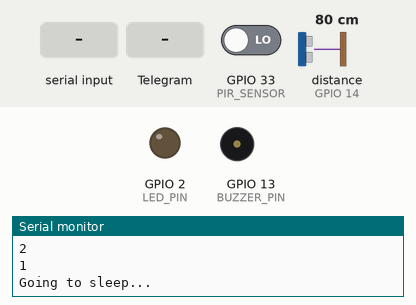
Recording of a sketch running on a simulated ESP32. Parts: output pins drawn as LEDs (lit = HIGH), buzzer (waves = sounding, pin HIGH), the last lines printed to the serial monitor. Dashed ring = blinking. The test bench sets the inputs (shaded band); at power-on: GPIO 33 (PIR_SENSOR) LOW, distance to the obstacle (sensor on GPIO 14) 80 cm. The echo pulse lasts 58.3 µs per cm; WiFi joins after 1.5 s; servers stay silent unless stated; EEPROM starts erased; pins used as bus, display or sensor lines are not drawn.

Above: at 9.7 s.
9.8 s: GPIO 33 (PIR_SENSOR) driven HIGH
At 14.45 s:
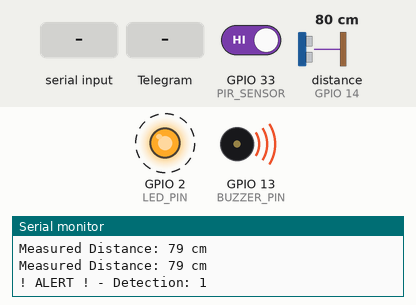
17.1 s: "/start\n" received over Serial
21.2 s: Telegram message "/start" received
26.5 s: Telegram message "/print_logs" received
32.4 s: Telegram message "/clear_logs" received
Timing chart, 0 to 35.4 s (numbered marks = the images above; inputs shaded):
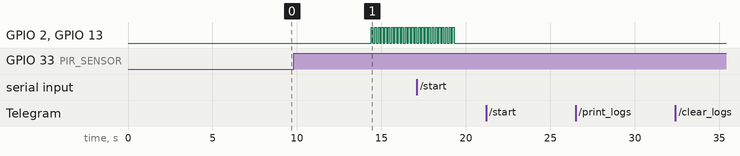

The sketch:

ESPwithWiFi.ino
```cpp
#include <WiFi.h>
#include <WiFiClientSecure.h>
#include <UniversalTelegramBot.h>   // Universal Telegram Bot Library
#include <ArduinoJson.h>
#include <Preferences.h>
#include <esp_sleep.h>
#include <driver/rtc_io.h>

// ============================
// ======= CONFIGURATION =======
// ============================
#define DEEP_SLEEP_TIMER false
#define DEEP_SLEEP_EXT0 true
// Replace with your network credentials
const char* ssid = "ssid";
const char* password = "pass";

// Initialize Telegram BOT
#define BOTtoken "xxxxxxxxxxxxxxxxxxxxxxxxxxxxxxxxxxxxxxxxxx"  // your Bot Token (Get from Botfather)
#define CHAT_ID "xxxxxxxxxxxxx"

// Initialize Telegram Bot with secure client
WiFiClientSecure client;
UniversalTelegramBot bot(BOTtoken, client);

// Logging constants and variables
#define MAX_LOGS  100
const unsigned long LOG_RETENTION_PERIOD = 86400000; // 24 hours in milliseconds

struct LogEntry {
    unsigned long timestamp;
    int distance;
    bool confirmed;
    byte sensorStatus;
};

// Initialize Preferences for non-volatile storage
Preferences preferences;

const char* PREF_NAMESPACE = "logStorage";
const char* INDEX_KEY = "currentLogIndex";

// Current log index
int currentLogIndex = 0;

// Pins Definitions
#define PIR_SENSOR  GPIO_NUM_33    // GPIO pin for PIR sensor (changed to 33)
#define TRIG_PIN    12    // GPIO pin for Ultrasonic TRIG
#define ECHO_PIN    14    // GPIO pin for Ultrasonic ECHO
#define BUZZER_PIN  13    // GPIO pin for Buzzer
#define LED_PIN     2     // GPIO pin for LED

// Variables
volatile bool motionDetected = false;
volatile unsigned long lastDetectionTime = 0;
const unsigned long ALERT_DURATION = 5000;      // 5 seconds
const unsigned long PIR_CHECK_INTERVAL = 60000; // 60 seconds
const unsigned long MOTION_VERIFY_DELAY = 100;   // 100 ms
const int DETECTION_DISTANCE = 300;              // cm
volatile unsigned long detectionCount = 0;
bool pirSensorFunctional = true;
unsigned long lastPIRCheck = 0;

// Telegram Bot Variables
int botRequestDelay = 1000;  // Time between bot requests in milliseconds
unsigned long lastTimeBotRan;

// ============================
// ======= FUNCTION PROTOS =====
// ============================

void initializeLogging();
void saveLogEntry(bool motionConfirmed, int measuredDistance);
void printAllLogs();
void cleanOldLogs();
void checkSerialCommands();
bool checkPIRSensorFunctionality();
bool verifyMotion();
void handleMotionDetection();
void IRAM_ATTR motionInterrupt();
void sendTelegramMessage(String message);
void prepareLightSleep();
long getUltrasonicDistance();

// ============================
// ========= SETUP =========
// ============================

void setup() {
    Serial.begin(115200);
    Serial.println(F("System initializing..."));

    // Initialize GPIO pins
    pinMode(PIR_SENSOR, INPUT_PULLUP);
    pinMode(TRIG_PIN, OUTPUT);
    pinMode(ECHO_PIN, INPUT);
    pinMode(BUZZER_PIN, OUTPUT);
    pinMode(LED_PIN, OUTPUT);

    digitalWrite(TRIG_PIN, LOW);
    digitalWrite(BUZZER_PIN, LOW);
    digitalWrite(LED_PIN, LOW);

    // Validate PIR_SENSOR pin for wakeup
    if (!esp_sleep_is_valid_wakeup_gpio((gpio_num_t)PIR_SENSOR)) {
        Serial.printf("GPIO %d is not a valid wakeup source for Light Sleep.\n", PIR_SENSOR);
        Serial.println(F("Please connect PIR sensor to a valid GPIO."));
    } else {
        Serial.printf("GPIO %d is a valid wakeup source for Light Sleep.\n", PIR_SENSOR);
    }

    // Attach interrupt to PIR sensor
    attachInterrupt(digitalPinToInterrupt(PIR_SENSOR), motionInterrupt, RISING);

    // Initialize Preferences [ROM]
    preferences.begin(PREF_NAMESPACE, false);

    initializeLogging();
    // Clean old logs immediately after initialization
    cleanOldLogs();

    // Connect to Wi-Fi
    WiFi.mode(WIFI_STA);
    WiFi.begin(ssid, password);

    Serial.print(F("Connecting to WiFi"));
    while (WiFi.status() != WL_CONNECTED) {
        delay(500);
        Serial.print(F("."));
    }
    Serial.println(); Serial.print(F("Connected to WiFi. IP Address: "));
    Serial.println(WiFi.localIP());

    // Setup secure client for Telegram
    client.setCACert(TELEGRAM_CERTIFICATE_ROOT); // Add root certificate for api.telegram.org

    // Initialize bot timing
    lastTimeBotRan = millis();

    Serial.println(F("System ready and configured"));
    delay(2000);
    // Enter Light Sleep initially
    prepareLightSleep();
}

// ============================
// ========= LOOP =========
// ============================

void loop() {
    // Handle Telegram Bot Updates
    if (millis() > lastTimeBotRan + botRequestDelay)  {
        int numNewMessages = bot.getUpdates(bot.last_message_received + 1);
        while(numNewMessages) {
            Serial.println(F("Got response"));
            handleNewMessages(numNewMessages);
            numNewMessages = bot.getUpdates(bot.last_message_received + 1);
        }
        lastTimeBotRan = millis();
    }

    // Check PIR sensor functionality at defined intervals
    if (millis() - lastPIRCheck > PIR_CHECK_INTERVAL) {
        pirSensorFunctional = checkPIRSensorFunctionality();
        lastPIRCheck = millis();

        if (!pirSensorFunctional) {
            Serial.println(F("Switching to Ultrasonic-only detection"));
        }
    }

    // Handle motion detection
    if (motionDetected) {
        Serial.println(F("Motion detected! Waking up..."));
        handleMotionDetection();
        motionDetected = false;
    }

    // Handle serial commands (if any)
    checkSerialCommands();

    // Enter Light Sleep when idle
    prepareLightSleep();

    // Short delay to prevent overwhelming the loop
    delay(10);
}

// ============================
// ======= FUNCTION DEFINITIONS =======
// ============================

// Initialize Logging: Reset index and clear logs
void initializeLogging() {
    // Reset currentLogIndex to 0
    currentLogIndex = 0;
    preferences.putUInt(INDEX_KEY, currentLogIndex);

    // Clear existing log entries
    for (int i = 0; i < MAX_LOGS; i++) {
        String key = "log_" + String(i);
        preferences.remove(key.c_str());
    }

    Serial.println(F("Logging system initialized - logs cleared and index reset to 0"));
}

// Save a log entry to non-volatile storage
void saveLogEntry(bool motionConfirmed, int measuredDistance) {
    LogEntry entry;
    entry.timestamp = millis();
    entry.distance = measuredDistance;
    entry.confirmed = motionConfirmed;
    entry.sensorStatus = pirSensorFunctional ? 1 : 0;

    // Create a unique key for each log entry
    String key = "log_" + String(currentLogIndex);

    // Serialize LogEntry to a string
    String entryStr = String(entry.timestamp) + "," +
                      String(entry.distance) + "," +
                      String(entry.confirmed) + "," +
                      String(entry.sensorStatus);

    // Save serialized LogEntry to Preferences
    preferences.putString(key.c_str(), entryStr);

    // Update log index
    currentLogIndex = (currentLogIndex + 1) % MAX_LOGS;
    preferences.putUInt(INDEX_KEY, currentLogIndex);

    Serial.println(F("Log entry saved"));
}

// Print all logs via Serial (can be adapted for Telegram) - NOT USED AFTER SLEEP IMPLEMENTATION
void printAllLogs() {
    Serial.println(F("=== Log Entries ==="));

    for (int i = 0; i < MAX_LOGS; i++) {
        String key = "log_" + String(i);
        String entryStr = preferences.getString(key.c_str(), "");

        if (entryStr.length() > 0) {
            // Parse the serialized LogEntry
            unsigned long timestamp;
            int distance;
            bool confirmed;
            byte sensorStatus;

            int firstComma = entryStr.indexOf(',');
            int secondComma = entryStr.indexOf(',', firstComma + 1);
            int thirdComma = entryStr.indexOf(',', secondComma + 1);

            if (firstComma > 0 && secondComma > firstComma && thirdComma > secondComma) {
                timestamp = entryStr.substring(0, firstComma).toInt();
                distance = entryStr.substring(firstComma + 1, secondComma).toInt();
                confirmed = entryStr.substring(secondComma + 1, thirdComma).toInt();
                sensorStatus = entryStr.substring(thirdComma + 1).toInt();

                // Check retention period
                if ((millis() - timestamp) <= LOG_RETENTION_PERIOD) {
                    Serial.print(F("Entry #"));
                    Serial.print(i);
                    Serial.print(F(" Time: "));
                    Serial.print(timestamp);
                    Serial.print(F(" Distance: "));
                    Serial.print(distance);
                    Serial.print(F("cm Confirmed: "));
                    Serial.print(confirmed ? "Yes" : "No");
                    Serial.print(F(" PIR Status: "));
                    Serial.println(sensorStatus ? "OK" : "Fault");
                }
            }
        }
    }

    Serial.println(F("=== End of Logs ==="));
}

// Clean old logs that exceed the retention period
void cleanOldLogs() {
    unsigned long currentTime = millis();
    int cleanedCount = 0;

    Serial.println(F("Starting cleanOldLogs..."));

    for (int i = 0; i < MAX_LOGS; i++) {
        String key = "log_" + String(i);
        String entryStr = preferences.getString(key.c_str(), "");

        if (entryStr.length() > 0) {
            // Parse the serialized LogEntry
            unsigned long timestamp;

            int firstComma = entryStr.indexOf(',');
            int secondComma = entryStr.indexOf(',', firstComma + 1);
            int thirdComma = entryStr.indexOf(',', secondComma + 1);

            if (firstComma > 0 && secondComma > firstComma && thirdComma > secondComma) {
                timestamp = entryStr.substring(0, firstComma).toInt();

                unsigned long timeDiff = currentTime - timestamp;
                Serial.print(F("Log #"));
                Serial.print(i);
                Serial.print(F(" Timestamp: "));
                Serial.print(timestamp);
                Serial.print(F(" Current Time: "));
                Serial.print(currentTime);
                Serial.print(F(" Time Diff: "));
                Serial.println(timeDiff);

                // Check retention period
                if (timeDiff > LOG_RETENTION_PERIOD) {
                    // Delete the log entry
                    preferences.remove(key.c_str());
                    cleanedCount++;
                    Serial.print(F("Deleted log #"));
                    Serial.println(i);
                }
            } else {
                Serial.print(F("Malformed log entry at #"));
                Serial.println(i);
            }
        }
    }

    Serial.println(F("Old logs cleaned"));
    Serial.print(F("Total logs cleaned: "));
    Serial.println(cleanedCount);
}

// Handle new Telegram messages
void handleNewMessages(int numNewMessages) {
    Serial.println(F("Handling new messages"));
    Serial.println(String(numNewMessages));

    for (int i = 0; i < numNewMessages; i++) {
        // Chat id of the requester
        String chat_id = String(bot.messages[i].chat_id);
        if (chat_id != CHAT_ID){
            bot.sendMessage(chat_id, "Unauthorized user", "");
            continue;
        }

        // Print the received message
        String text = bot.messages[i].text;
        Serial.println(text);

        String from_name = bot.messages[i].from_name;

        if (text == "/start") {
            String welcome = "Welcome, " + from_name + ".\n";
            welcome += "Use the following commands to control your device.\n\n";
            welcome += "/print_logs to retrieve all logs\n";
            welcome += "/clear_logs to delete all logs\n";
            bot.sendMessage(chat_id, welcome, "");
        }

        if (text == "/print_logs") {
            String logs = "=== Log Entries ===\n";
            for (int i = 0; i < MAX_LOGS; i++) {
                String key = "log_" + String(i);
                String entryStr = preferences.getString(key.c_str(), "");

                if (entryStr.length() > 0) {
                    // Parse the serialized LogEntry
                    unsigned long timestamp;
                    int distance;
                    bool confirmed;
                    byte sensorStatus;

                    int firstComma = entryStr.indexOf(',');
                    int secondComma = entryStr.indexOf(',', firstComma + 1);
                    int thirdComma = entryStr.indexOf(',', secondComma + 1);

                    if (firstComma > 0 && secondComma > firstComma && thirdComma > secondComma) {
                        timestamp = entryStr.substring(0, firstComma).toInt();
                        distance = entryStr.substring(firstComma + 1, secondComma).toInt();
                        confirmed = entryStr.substring(secondComma + 1, thirdComma).toInt();
                        sensorStatus = entryStr.substring(thirdComma + 1).toInt();

                        // Check retention period
                        if ((millis() - timestamp) <= LOG_RETENTION_PERIOD) {
                            logs += "Entry #" + String(i) + " | Time: " + String(timestamp) +
                                    " | Distance: " + String(distance) + "cm | Confirmed: " +
                                    String(confirmed ? "Yes" : "No") +
                                    " | PIR Status: " + String(sensorStatus ? "OK" : "Fault") + "\n";
                        }
                    }
                }
            }
            logs += "=== End of Logs ===";
            bot.sendMessage(chat_id, logs, "");
        }

        if (text == "/clear_logs") {
            // Reset log index and clear logs
            initializeLogging();
            bot.sendMessage(chat_id, "All logs have been cleared.", "");
        }
    }
}

// Function to handle serial commands 'P' (Print logs) and 'C' (Clean logs)
void checkSerialCommands() {
    if (Serial.available()) {
        char cmd = Serial.read();
        switch (cmd) {
            case 'P': // Print all logs
                printAllLogs();
                break;
            case 'C': // Clean old logs
                cleanOldLogs();
                break;
            default:
                Serial.println(F("Unknown command"));
                break;
        }
    }
}

// Check PIR sensor functionality
bool checkPIRSensorFunctionality() {
    int pirReadings[5];
    int highReadings = 0;

    for (int i = 0; i < 5; i++) {
        pirReadings[i] = digitalRead(PIR_SENSOR);
        if (pirReadings[i] == HIGH) {
            highReadings++;
        }
        delay(200);
    }

    if (highReadings > 2) {
        int distance = getUltrasonicDistance();
        if (distance >= DETECTION_DISTANCE) {
            Serial.println(F("PIR Sensor Malfunction Detected"));
            return false;
        }
    }

    return true;
}

// Verify motion using sensors
bool verifyMotion() {
    if (!pirSensorFunctional) {
        int distances[3];
        for (int i = 0; i < 3; i++) {
            distances[i] = getUltrasonicDistance();
            delay(50);
        }
        int avgDistance = (distances[0] + distances[1] + distances[2]) / 3;
        return (avgDistance <= DETECTION_DISTANCE);
    } else {
        if (digitalRead(PIR_SENSOR) == HIGH) {
            delay(MOTION_VERIFY_DELAY);
            int distances[3];
            for (int i = 0; i < 3; i++) {
                distances[i] = getUltrasonicDistance();
                delay(50);
            }
            int avgDistance = (distances[0] + distances[1] + distances[2]) / 3;
            return (avgDistance <= DETECTION_DISTANCE);
        }
        return false;
    }
}

// Handle motion detection event
void handleMotionDetection() {
    int distance = getUltrasonicDistance();
    bool isMotionConfirmed = verifyMotion();

    String message;

    if (isMotionConfirmed) {
        detectionCount++;
        Serial.print(F("! ALERT ! - Detection: "));
        Serial.println(detectionCount);
        triggerAlarm();
        saveLogEntry(true, distance);

        // Prepare Telegram message
        message = "! ALERT !\n";
        message += "Detection Count: " + String(detectionCount) + "\n";
        message += "Measured Distance: " + String(distance) + " cm\n";
        message += "PIR Sensor Status: " + String(pirSensorFunctional ? "OK" : "Fault");

        sendTelegramMessage(message);
    } else {
        Serial.print(F("Motion Detected"));
        Serial.println(F(" Not Confirmed"));
        delay(1000);
        saveLogEntry(false, distance);

        // Prepare Telegram message
        message = "Motion detected but not confirmed.\n";
        message += "Measured Distance: " + String(distance) + " cm\n";
        message += "PIR Sensor Status: " + String(pirSensorFunctional ? "OK" : "Fault");

        sendTelegramMessage(message);
    }
}

// ISR for PIR sensor motion detection
void IRAM_ATTR motionInterrupt() {
    motionDetected = true;
    lastDetectionTime = millis();
}

// Send a message via Telegram
void sendTelegramMessage(String message) {
    if (bot.sendMessage(CHAT_ID, message, "")) {
        Serial.println(F("Telegram message sent successfully."));
    } else {
        Serial.println(F("Failed to send Telegram message."));
    }
}

// Prepare ESP32 for Light Sleep
void prepareLightSleep() {
    Serial.println("Going to sleep...");
    delay(1000);
    Serial.println("3");
    delay(1000);
    Serial.println("2");
    delay(1000);
    Serial.println("1");
    delay(1000);
    #ifdef DEEP_SLEEP_TIMER
      esp_sleep_enable_timer_wakeup(10000000);
    #endif
    #ifdef DEEP_SLEEP_EXT0
      pinMode(PIR_SENSOR, INPUT_PULLUP);
      rtc_gpio_hold_en(PIR_SENSOR);
      esp_sleep_enable_ext0_wakeup(PIR_SENSOR, HIGH);
    #endif
    // Enter Light Sleep
    esp_light_sleep_start();
}

// Trigger alarm with buzzer and LED
void triggerAlarm() {
    unsigned long startTime = millis();
    while (millis() - startTime < ALERT_DURATION) {
        digitalWrite(BUZZER_PIN, HIGH);
        digitalWrite(LED_PIN, HIGH);
        delay(100);
        digitalWrite(BUZZER_PIN, LOW);
        digitalWrite(LED_PIN, LOW);
        delay(100);
    }
}

// Get distance measurement from ultrasonic sensor
long getUltrasonicDistance() {
    digitalWrite(TRIG_PIN, LOW);
    delayMicroseconds(2);
    digitalWrite(TRIG_PIN, HIGH);
    delayMicroseconds(10);
    digitalWrite(TRIG_PIN, LOW);

    long duration = pulseIn(ECHO_PIN, HIGH, 30000); // Timeout after 30ms to prevent hanging

    if (duration == 0) {
        Serial.println(F("Ultrasonic sensor timeout."));
        return DETECTION_DISTANCE + 1; // Return a value greater than DETECTION_DISTANCE
    }

    long distance = duration * 0.034 / 2; // Convert to cm
    Serial.print(F("Measured Distance: "));
    Serial.print(distance);
    Serial.println(F(" cm"));
    return distance;
}
```

Measured:
- after the input at 9.8 s, GPIO 2 (LED_PIN), GPIO 13 (BUZZER_PIN): alternates HIGH for 0.10 s and LOW for 0.10 s, starting after 4.6 s
